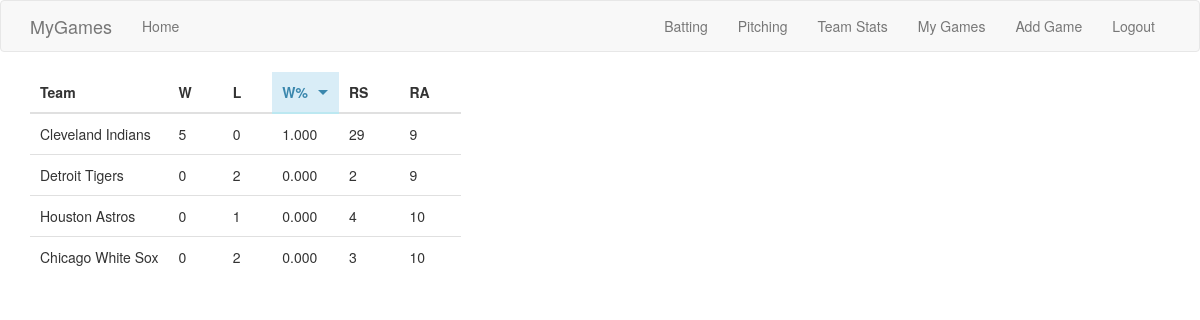
The page /teamrecords (signed in) on the database its author committed.
### app/models.py (models this page shows, shortened)
class GameData(db.Model):
	game_pk = db.Column(db.Integer, primary_key=True)
	date = db.Column(db.String(10))
	dh_status = db.Column(db.Integer, default=0)
	home_team = db.Column(db.String(32), index=True)
	home_score = db.Column(db.Integer)
	away_team = db.Column(db.String(32), index=True)
	away_score = db.Column(db.Integer)

### app/routes.py (the view)
@app.route('/teamrecords')
@login_required
def team_records():
	games = Game.query.filter_by(user_id=current_user.id)
	pks = [ game.game_pk for game in games ]
	teams = defaultdict(lambda: defaultdict(int))
	for pk in pks:
		game_rec = GameData.query.filter_by(game_pk=pk).first()
		if game_rec is not None:
			h_team = game_rec.home_team
			h_score = game_rec.home_score
			a_team = game_rec.away_team
			a_score = game_rec.away_score
			teams[h_team]['rs'] = teams[h_team]['rs'] + h_score
			teams[h_team]['ra'] = teams[h_team]['ra'] + a_score
			teams[a_team]['rs'] = teams[a_team]['rs'] + a_score
			teams[a_team]['ra'] = teams[a_team]['ra'] + h_score
			if h_score > a_score:
				teams[h_team]['wins'] = teams[h_team]['wins'] + 1
				teams[a_team]['losses'] = teams[a_team]['losses'] + 1
			elif h_score < a_score:
				teams[a_team]['wins'] = teams[a_team]['wins'] + 1
				teams[h_team]['losses'] = teams[h_team]['losses'] + 1
			else:
				teams[h_team]['ties'] = teams[h_team]['ties'] + 1
				teams[a_team]['ties'] = teams[a_team]['ties'] + 1
	for name in teams.keys():
		wpct = teams[name]['wins'] / (teams[name]['wins'] + teams[name]['losses'])
		teams[name]['wpct'] = "{:.3f}".format(wpct)
	teams = sorted(teams.items(), key=lambda x: x[1]['wpct'], reverse=True)
	return render_template("team_records.html", teams=teams)

### app/models.py (called while the page is built)
@login.user_loader
def load_user(id):
	return User.query.get(int(id))

### app/templates/team_records.html
{% extends "sort_table.html" %}
{% block app_content %}
<table class="sortable-theme-bootstrap" data-sortable>
	<thead>
		<tr>
			<th>Team</th>
			<th>W</th>
			<th>L</th>
			<th data-sorted="true" data-sorted-direction="descending">W%</th>
			<th>RS</th>
			<th>RA</th>
		</tr>
	</thead>
	<tbody>
		{% for name, team in teams %}
		<tr>
			<td>{{ name }}</td>
			<td>{{ team['wins'] }}</td>
			<td>{{ team['losses'] }}</td>
			<td>{{ team['wpct'] }}</td>
			<td>{{ team['rs'] }}</td>
			<td>{{ team['ra'] }}</td>
		</tr>
		{% endfor %}
	</tbody>
</table>
{% endblock %}

### rows shown on the page
GameData: home_team "Cleveland Indians", wins "5", losses "0", wpct "1.000", rs "29", ra "9", away_team "Detroit Tigers", wins "0", losses "2", wpct "0.000", rs "2"
GameData: away_team "Houston Astros", wins "0", losses "1", wpct "0.000", rs "4", ra "10"
GameData: away_team "Chicago White Sox", wins "0", losses "2", wpct "0.000", rs "3", ra "10"
